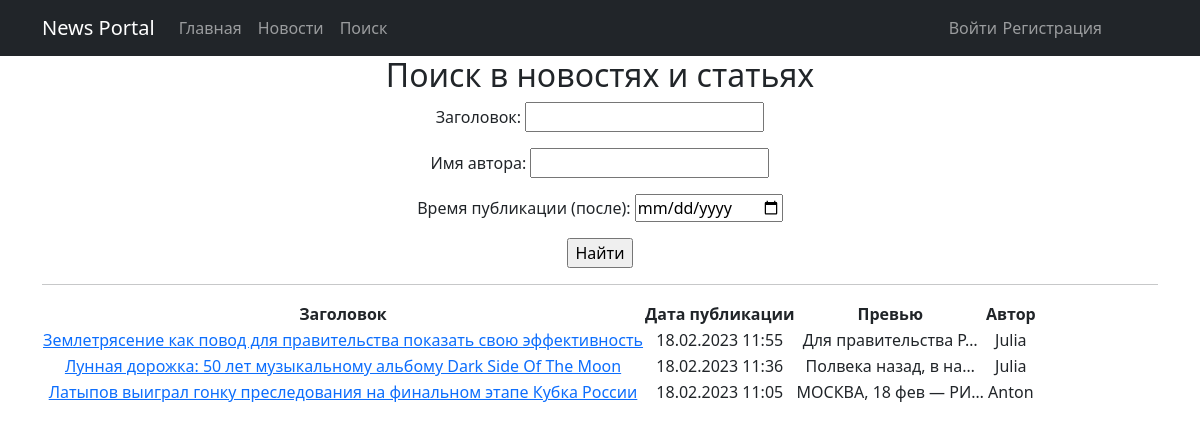
Page /news/search/ on the earlier database version.
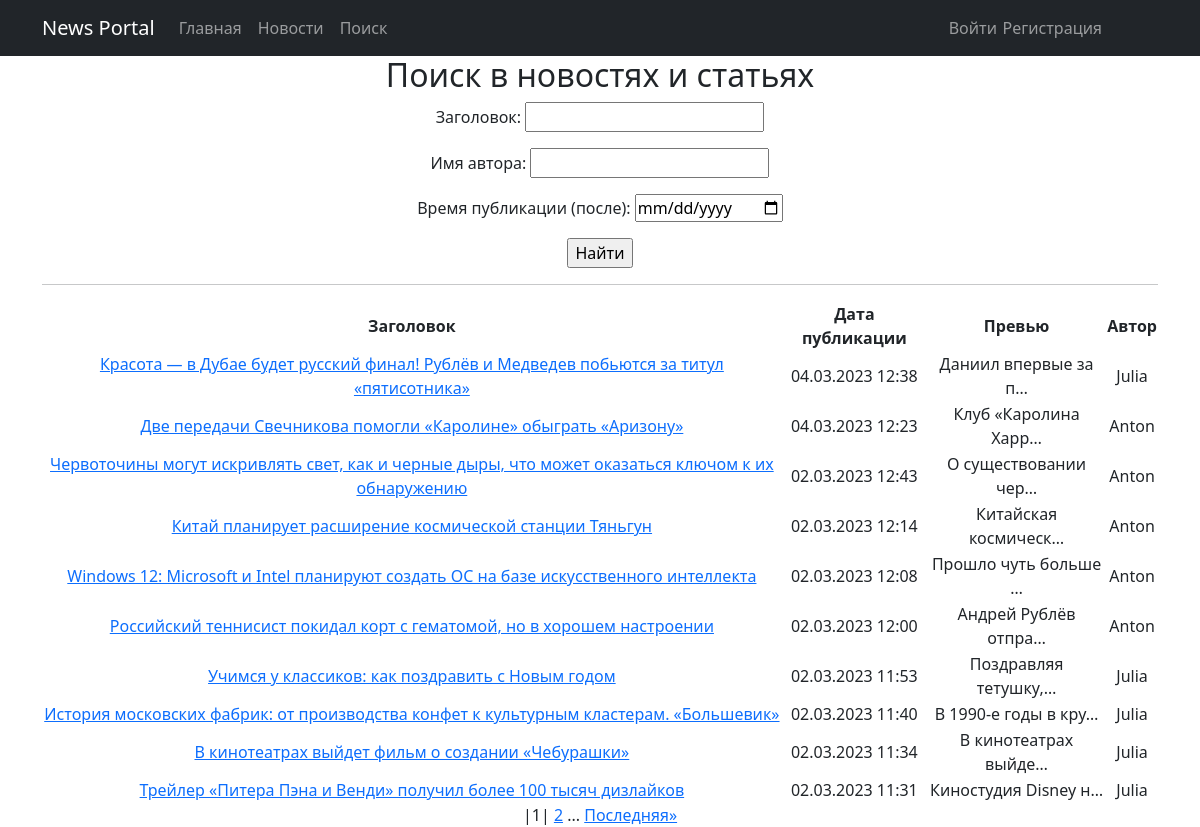
Same page on the later database version.
### news/models.py (models this page shows, shortened)
class Post(models.Model):
    news_type = models.CharField(max_length=2, choices=ART_NEWS, default=news)
    datetime_in = models.DateTimeField(auto_now_add=True)
    headline = models.CharField(max_length=128)
    content = models.TextField()
    post_rating = models.IntegerField(default=0)
    author = models.ForeignKey(Author, on_delete=models.CASCADE)
    category = models.ManyToManyField(Category, through='PostCategory', related_name='post')

class Author(models.Model):
    author_rating = models.IntegerField(default=0)
    user = models.OneToOneField(User, on_delete=models.CASCADE)
    def __str__(self):
        return self.user.username

### news/views.py (the view)
# urls.py: path('search/', PostSearch.as_view(), name='post_search'),
class PostSearch(NewsList):
    template_name = 'news/search.html'
    context_object_name = 'news'
    def get_queryset(self):
        queryset = super().get_queryset()
        self.filterset = PostFilter(self.request.GET, queryset)
        return self.filterset.qs
    def get_context_data(self, **kwargs):
        context = super().get_context_data(**kwargs)
        context['filterset'] = self.filterset
        context['is_not_author'] = not self.request.user.groups.filter(name='authors').exists()
        return context

### news/templatetags/custom_filters.py (called while the page is built)
@register.filter()
def censor(value):
    try:
        list_ = value.split()
    except AttributeError:
        print('Ошибка! Неверный тип данных - должна быть строка!')
    else:
        list_censored = []
        for word in list_:
            word_strip = word.strip('".,:;!?<>()')
            if word_strip.lower() in FORBIDDEN_WORDS:
                censored = word.replace(word_strip[1:], '*' * len(word_strip[1:]))
                list_censored.append(censored)
            else:
                list_censored.append(word)
        value = ' '.join(list_censored)
    return value

### news/templatetags/custom_tags.py (called while the page is built)
@register.simple_tag(takes_context=True)
def url_replace(context, **kwargs):
    d = context['request'].GET.copy()
    for k, v in kwargs.items():
        d[k] = v
    return d.urlencode()

### news/views.py (called while the page is built)
    def get_context_data(self, **kwargs):
        context = super().get_context_data(**kwargs)
        context['is_not_author'] = not self.request.user.groups.filter(name='authors').exists()
        return context

### templates/news/search.html (shortened to what this page needs)
{% extends 'default.html' %}
{% load custom_filters %}
{% load custom_tags %}
{% block content %}
    <h2>Поиск в новостях и статьях</h2>
	<form action="" method="get">
		{{ filterset.form.as_p }}
		<input type="submit" value="Найти" />
	</form>
    <hr>
	{% if news %}
		<table>
			<tr>
				<th>Заголовок</th>
				<th>Дата публикации</th>
				<th>Превью</th>
				<th>Автор</th>
			</tr>
			{% for pst in news %}
				<tr>
					<td><a href="{% url 'post_detail' pst.id %}">{{ pst.headline|censor }}</a></td>
					<td>{{ pst.datetime_in|date:'d.m.Y H:i' }}</td>
					<td>{{ pst.content|truncatechars:20|censor }}</td>
					<td>{{ pst.author }}</td>
				</tr>
			{% endfor %}
		</table>
	{% else %}
		<h2>Новостей и статей нет!</h2>
	{% endif %}
	{% if paginator.num_pages != 1 %}
		|{{ page_obj.number }}|
		{% if page_obj.has_next %}
			<a href="?{% url_replace page=page_obj.next_page_number %}">{{ page_obj.next_page_number }}</a>
			...
			<a href="?{% url_replace page=page_obj.paginator.num_pages %}">Последняя&raquo;</a>
		{% endif %}
	{% endif %}
{% endblock content %}

Differences in the rows shown:
no longer on this page (row unchanged): Post: headline|censor "Землетрясение как повод для правительства показать свою эффективность", datetime_in "18.02.2023 11:55", content|censor "Для правительства Р…", author "Julia"
no longer on this page (row unchanged): Post: headline|censor "Лунная дорожка: 50 лет музыкальному альбому Dark Side Of The Moon", datetime_in "18.02.2023 11:36", content|censor "Полвека назад, в на…", author "Julia"
no longer on this page (row edited): Post: headline|censor "Латыпов выиграл гонку преследования на финальном этапе Кубка России", datetime_in "18.02.2023 11:05", content|censor "МОСКВА, 18 фев — РИ…", author "Anton"
added Post: headline|censor "Красота — в Дубае будет русский финал! Рублёв и Медведев побьются за титул «пятисотника»", datetime_in "04.03.2023 12:38", content|censor "Даниил впервые за п…", author "Julia"
added Post: headline|censor "Две передачи Свечникова помогли «Каролине» обыграть «Аризону»", datetime_in "04.03.2023 12:23", content|censor "Клуб «Каролина Харр…", author "Anton"
added Post: headline|censor "Червоточины могут искривлять свет, как и черные дыры, что может оказаться ключом к их обнаружению", datetime_in "02.03.2023 12:43", content|censor "О существовании чер…", author "Anton"
added Post: headline|censor "Китай планирует расширение космической станции Тяньгун", datetime_in "02.03.2023 12:14", content|censor "Китайская космическ…", author "Anton"
added Post: headline|censor "Windows 12: Microsoft и Intel планируют создать ОС на базе искусственного интеллекта", datetime_in "02.03.2023 12:08", content|censor "Прошло чуть больше …", author "Anton"
added Post: headline|censor "Российский теннисист покидал корт с гематомой, но в хорошем настроении", datetime_in "02.03.2023 12:00", content|censor "Андрей Рублёв отпра…", author "Anton"
added Post: headline|censor "Учимся у классиков: как поздравить с Новым годом", datetime_in "02.03.2023 11:53", content|censor "Поздравляя тетушку,…", author "Julia"
added Post: headline|censor "История московских фабрик: от производства конфет к культурным кластерам. «Большевик»", datetime_in "02.03.2023 11:40", content|censor "В 1990-е годы в кру…", author "Julia"
added Post: headline|censor "В кинотеатрах выйдет фильм о создании «Чебурашки»", datetime_in "02.03.2023 11:34", content|censor "В кинотеатрах выйде…", author "Julia"
added Post: headline|censor "Трейлер «Питера Пэна и Венди» получил более 100 тысяч дизлайков", datetime_in "02.03.2023 11:31", content|censor "Киностудия Disney н…", author "Julia"
Other differences:
{{ page_obj.number }}: (not shown) → "1"
{{ page_obj.next_page_number }}: (not shown) → "2"
text now shown: "| | ... Последняя»"
